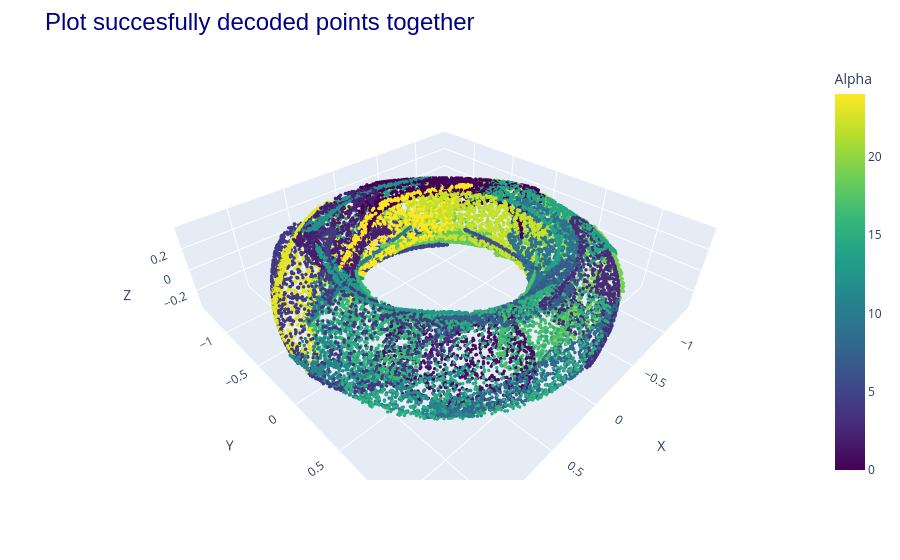

The notebook cell saved with this chart:
### Code cell
cae = posttrained
epsilon = 0.01
result, index_tensor = glue_selected(data=X_train[0:10000], epsilon=epsilon)

util.plot3d([(result.detach(), "reconstructed")]
            , title="Plot succesfully decoded points together"
            , color=[index_tensor.detach().numpy()])

### Figure 1 — Plotly figure (JSON) as saved in the notebook; plotly's stock layout.template omitted (floating-point values rounded to 4 significant figures; data arrays with more than 128 entries replaced by an {"elided": "..."} marker saying what was removed)
{"data": [{"marker": {"color": {"elided": "24605 float values"}, "colorbar": {"title": {"text": "Alpha"}}, "colorscale": [[0, "#440154"], [0.1111, "#482878"], [0.2222, "#3e4989"], [0.3333, "#31688e"], [0.4444, "#26828e"], [0.5556, "#1f9e89"], [0.6667, "#35b779"], [0.7778, "#6ece58"], [0.8889, "#b5de2b"], [1, "#fde725"]], "showscale": true, "size": 2}, "mode": "markers", "name": "reconstructed", "type": "scatter3d", "x": {"elided": "24605 float values"}, "y": {"elided": "24605 float values"}, "z": {"elided": "24605 float values"}}], "layout": {"margin": {"t": 60}, "scene": {"aspectmode": "data", "xaxis": {"title": {"text": "X"}}, "yaxis": {"title": {"text": "Y"}}, "zaxis": {"title": {"text": "Z"}}}, "title": {"font": {"color": "navy", "family": "Arial", "size": 24}, "text": "Plot succesfully decoded points together"}}}
